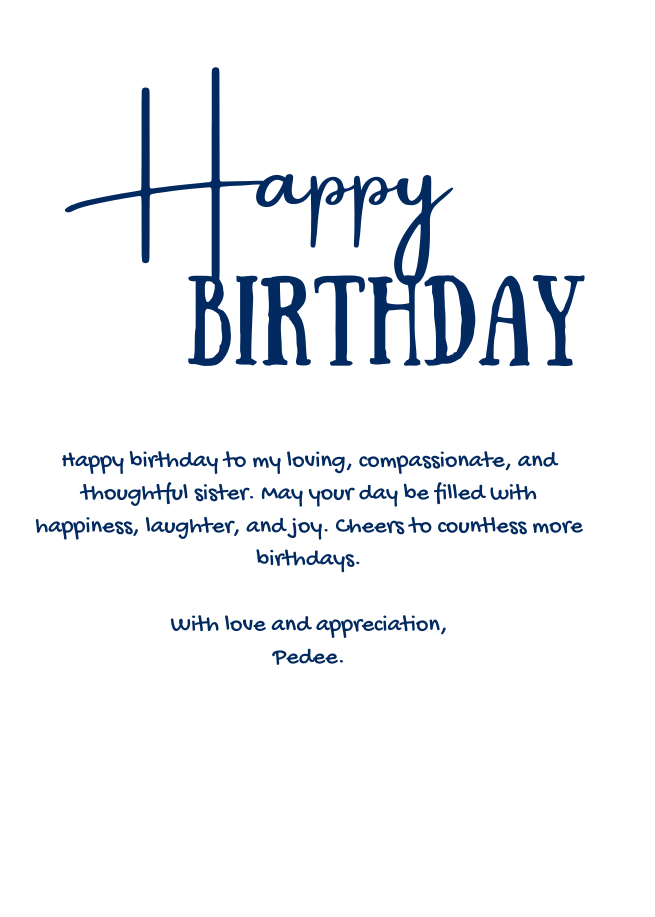
#> input picture _media/k.png, 1964 x 2750 px (shown at 1/3 size)
$ python upscale-image.py
#> lines starting #> are read from the running program, lines starting #| are printed output that depends on the picture
#> the answer given: ../_media
#> the answer given: out.png
"""
Youtube Upscale Image

This module provides functionality for youtube upscale image.

Author: Auto-generated
Date: 2025-11-01
"""

import os

from PIL import Image
from tqdm import tqdm

import logging

logger = logging.getLogger(__name__)


# Constants
CONSTANT_300 = 300


# Function to upscale an image by 2x and set resolution to CONSTANT_300 DPI


def upscale_image(input_path, output_path):
    """
    Upscale an image by 2x and set resolution to CONSTANT_300 DPI.

    Args:
        input_path (str): Path to the input image file.
        output_path (str): Path to save the upscaled image.

    Returns:
        None
    """
#> called with input_path = '../_media/k.png', output_path = 'out.png/k.png'
    image = Image.open(input_path)
#> image is the input picture: PIL image 1964x2750 RGBA; mean R, G, B, A 0.1, 2.5, 5.7, 13.9
    upscaled_image = image.resize((image.width * 2, image.height * 2), Image.BICUBIC)
    upscaled_image = upscaled_image.convert("RGB")  # Ensure the image is in RGB mode
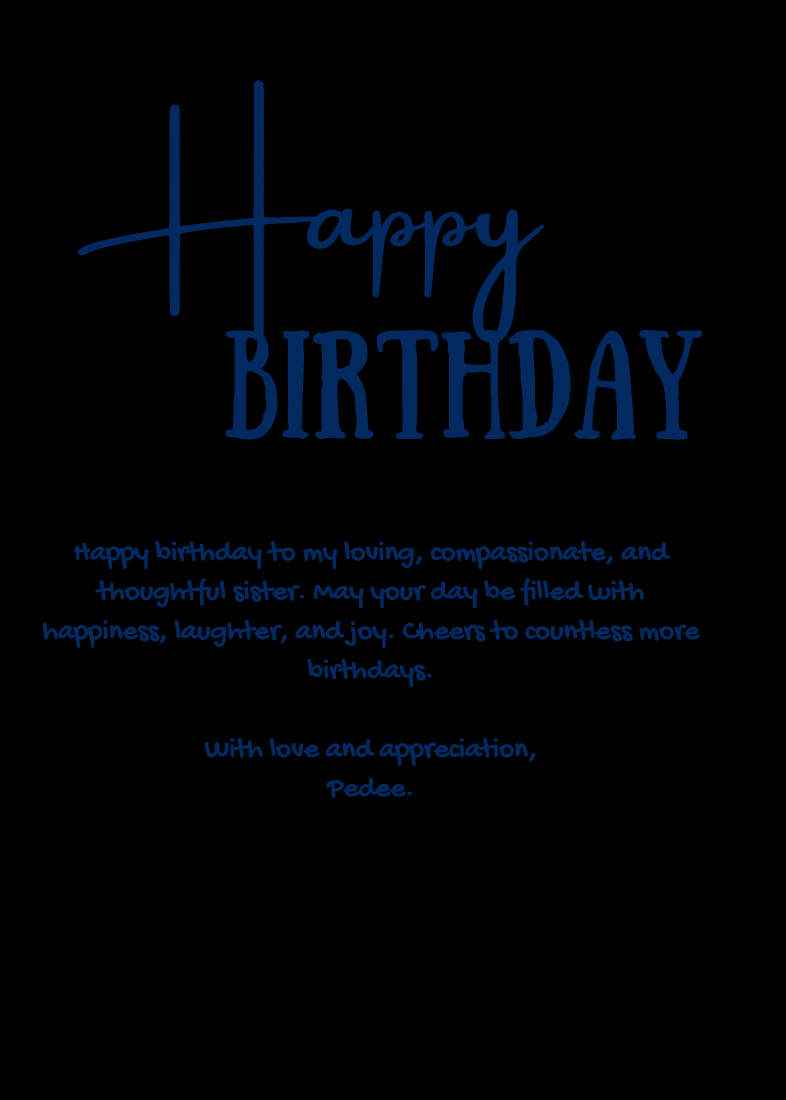
#> upscaled_image: PIL image 3928x5500 RGB (shown at 1/5 size); mean R, G, B 0.1, 2.6, 5.9
    # Set resolution to CONSTANT_300 DPI
    upscaled_image.save(output_path, dpi=(CONSTANT_300, CONSTANT_300))


# Ask for input and output directories
input_dir = input("Enter the path to the input directory: ")
output_dir = input("Enter the path to the output directory: ")

# Create output directory if it doesn't exist
os.makedirs(output_dir, exist_ok=True)

# List all files in the input directory
input_files = os.listdir(input_dir)

# Define a list of ANSI color codes (you can customize this list)
color_codes = ["\x1b[31m", "\x1b[32m", "\x1b[33m", "\x1b[34m", "\x1b[35m"]

# Initialize tqdm with the total number of files for the progress bar
with tqdm(total=len(input_files)) as pbar:
    # Iterate through input files and upscale them
    for index, input_file in enumerate(input_files):
        if input_file.endswith((".jpg", ".jpeg", ".png")):
            input_path = os.path.join(input_dir, input_file)
            output_path = os.path.join(output_dir, input_file)
            upscale_image(input_path, output_path)

            # Get the color code for this file (cycling through the list)
            color_code = color_codes[index % len(color_codes)]

            # Update the progress bar with the file's color code
            pbar.set_description(color_code + f"Processing: {input_file}" + "\x1b[0m")
            pbar.update(1)  # Update the progress bar

logger.info("Images upscaled by 2x and set to CONSTANT_300 DPI successfully.")
